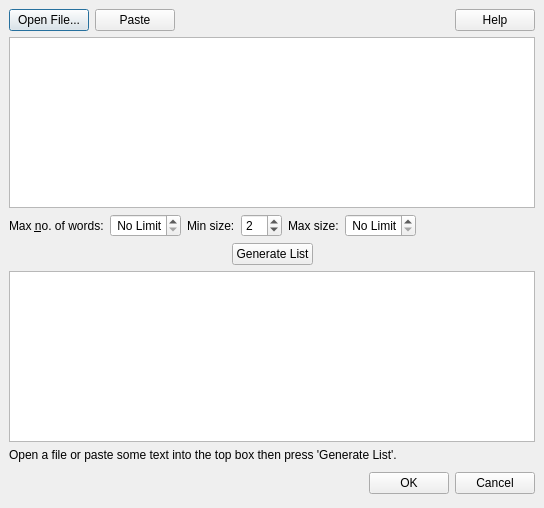
<?xml version="1.0" encoding="UTF-8"?>
<ui version="4.0">
 <class>listcreator</class>
 <widget class="QDialog" name="listcreator">
  <property name="geometry">
   <rect>
    <x>0</x>
    <y>0</y>
    <width>544</width>
    <height>508</height>
   </rect>
  </property>
  <property name="windowTitle">
   <string>Word List Creator - Word Search Creator</string>
  </property>
  <layout class="QVBoxLayout">
   <property name="spacing">
    <number>6</number>
   </property>
   <property name="margin">
    <number>9</number>
   </property>
   <item>
    <layout class="QHBoxLayout">
     <property name="spacing">
      <number>6</number>
     </property>
     <property name="margin">
      <number>0</number>
     </property>
     <item>
      <widget class="QPushButton" name="openButton">
       <property name="text">
        <string>Open File...</string>
       </property>
       <property name="icon">
        <iconset resource="wsc.qrc">
         <normaloff>:/icons/fileopen.png</normaloff>:/icons/fileopen.png</iconset>
       </property>
      </widget>
     </item>
     <item>
      <widget class="QPushButton" name="pushButton_4">
       <property name="text">
        <string>Paste</string>
       </property>
       <property name="icon">
        <iconset resource="wsc.qrc">
         <normaloff>:/icons/editpaste.png</normaloff>:/icons/editpaste.png</iconset>
       </property>
      </widget>
     </item>
     <item>
      <spacer>
       <property name="orientation">
        <enum>Qt::Horizontal</enum>
       </property>
       <property name="sizeHint" stdset="0">
        <size>
         <width>40</width>
         <height>20</height>
        </size>
       </property>
      </spacer>
     </item>
     <item>
      <widget class="QPushButton" name="helpButton">
       <property name="text">
        <string>Help</string>
       </property>
       <property name="icon">
        <iconset resource="wsc.qrc">
         <normaloff>:/icons/contents.png</normaloff>:/icons/contents.png</iconset>
       </property>
      </widget>
     </item>
    </layout>
   </item>
   <item>
    <widget class="QTextEdit" name="sourceTextEdit"/>
   </item>
   <item>
    <layout class="QHBoxLayout">
     <property name="spacing">
      <number>6</number>
     </property>
     <property name="margin">
      <number>0</number>
     </property>
     <item>
      <widget class="QLabel" name="label">
       <property name="text">
        <string>Max &amp;no. of words:</string>
       </property>
       <property name="buddy">
        <cstring>maxWords</cstring>
       </property>
      </widget>
     </item>
     <item>
      <widget class="QSpinBox" name="maxWords">
       <property name="specialValueText">
        <string> No Limit</string>
       </property>
      </widget>
     </item>
     <item>
      <widget class="QLabel" name="label_2">
       <property name="text">
        <string>Min size:</string>
       </property>
       <property name="buddy">
        <cstring>minSize</cstring>
       </property>
      </widget>
     </item>
     <item>
      <widget class="QSpinBox" name="minSize">
       <property name="minimum">
        <number>1</number>
       </property>
       <property name="value">
        <number>2</number>
       </property>
      </widget>
     </item>
     <item>
      <widget class="QLabel" name="label_3">
       <property name="text">
        <string>Max size:</string>
       </property>
       <property name="buddy">
        <cstring>maxSize</cstring>
       </property>
      </widget>
     </item>
     <item>
      <widget class="QSpinBox" name="maxSize">
       <property name="specialValueText">
        <string> No Limit</string>
       </property>
      </widget>
     </item>
     <item>
      <spacer>
       <property name="orientation">
        <enum>Qt::Horizontal</enum>
       </property>
       <property name="sizeHint" stdset="0">
        <size>
         <width>40</width>
         <height>20</height>
        </size>
       </property>
      </spacer>
     </item>
    </layout>
   </item>
   <item>
    <layout class="QHBoxLayout">
     <property name="spacing">
      <number>6</number>
     </property>
     <property name="margin">
      <number>0</number>
     </property>
     <item>
      <spacer>
       <property name="orientation">
        <enum>Qt::Horizontal</enum>
       </property>
       <property name="sizeHint" stdset="0">
        <size>
         <width>40</width>
         <height>20</height>
        </size>
       </property>
      </spacer>
     </item>
     <item>
      <widget class="QPushButton" name="genlistButton">
       <property name="text">
        <string>Generate List</string>
       </property>
       <property name="icon">
        <iconset resource="wsc.qrc">
         <normaloff>:/icons/build.png</normaloff>:/icons/build.png</iconset>
       </property>
      </widget>
     </item>
     <item>
      <spacer>
       <property name="orientation">
        <enum>Qt::Horizontal</enum>
       </property>
       <property name="sizeHint" stdset="0">
        <size>
         <width>40</width>
         <height>20</height>
        </size>
       </property>
      </spacer>
     </item>
    </layout>
   </item>
   <item>
    <widget class="QTextEdit" name="listTextEdit">
     <property name="acceptRichText">
      <bool>false</bool>
     </property>
    </widget>
   </item>
   <item>
    <widget class="QLabel" name="label_4">
     <property name="text">
      <string>Open a file or paste some text into the top box then press 'Generate List'.</string>
     </property>
     <property name="textFormat">
      <enum>Qt::AutoText</enum>
     </property>
     <property name="scaledContents">
      <bool>false</bool>
     </property>
     <property name="wordWrap">
      <bool>true</bool>
     </property>
    </widget>
   </item>
   <item>
    <layout class="QHBoxLayout">
     <property name="spacing">
      <number>6</number>
     </property>
     <property name="margin">
      <number>0</number>
     </property>
     <item>
      <spacer>
       <property name="orientation">
        <enum>Qt::Horizontal</enum>
       </property>
       <property name="sizeHint" stdset="0">
        <size>
         <width>131</width>
         <height>31</height>
        </size>
       </property>
      </spacer>
     </item>
     <item>
      <widget class="QPushButton" name="okButton">
       <property name="text">
        <string>OK</string>
       </property>
      </widget>
     </item>
     <item>
      <widget class="QPushButton" name="cancelButton">
       <property name="text">
        <string>Cancel</string>
       </property>
      </widget>
     </item>
    </layout>
   </item>
  </layout>
 </widget>
 <resources>
  <include location="wsc.qrc"/>
 </resources>
 <connections>
  <connection>
   <sender>pushButton_4</sender>
   <signal>clicked()</signal>
   <receiver>sourceTextEdit</receiver>
   <slot>paste()</slot>
   <hints>
    <hint type="sourcelabel">
     <x>178</x>
     <y>28</y>
    </hint>
    <hint type="destinationlabel">
     <x>261</x>
     <y>109</y>
    </hint>
   </hints>
  </connection>
  <connection>
   <sender>cancelButton</sender>
   <signal>clicked()</signal>
   <receiver>listcreator</receiver>
   <slot>reject()</slot>
   <hints>
    <hint type="sourcelabel">
     <x>489</x>
     <y>477</y>
    </hint>
    <hint type="destinationlabel">
     <x>207</x>
     <y>460</y>
    </hint>
   </hints>
  </connection>
 </connections>
</ui>
